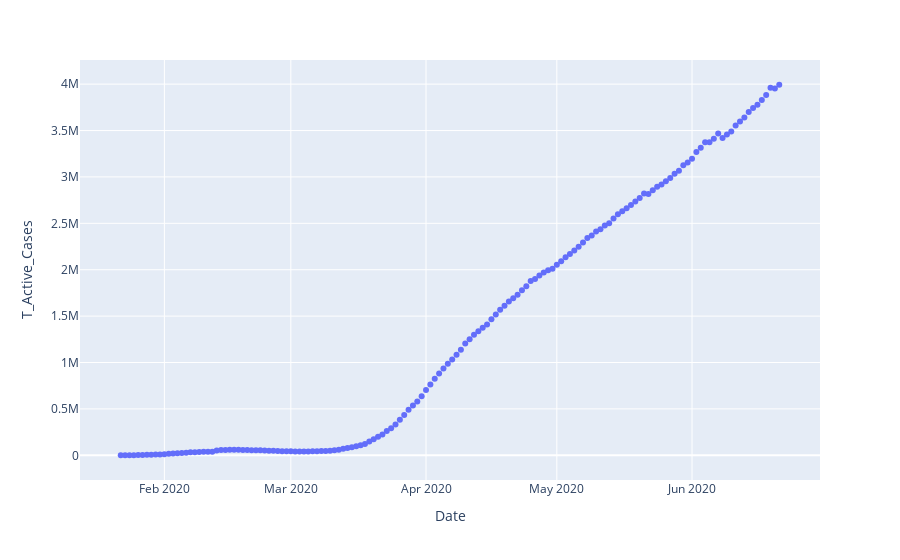

This figure's notebook cell:
### Code cell
######USING PLOT EXPRESS
px.scatter(df,x='Date',y='T_Active_Cases')

### Figure 1 — Plotly figure (JSON) as saved in the notebook; plotly's stock layout.template omitted (floating-point values rounded to 4 significant figures; data arrays with more than 128 entries replaced by an {"elided": "..."} marker saying what was removed)
{"data": [{"hovertemplate": "Date=%{x}<br>T_Active_Cases=%{y}<extra></extra>", "legendgroup": "", "marker": {"color": "#636efa", "symbol": "circle"}, "mode": "markers", "name": "", "orientation": "v", "showlegend": false, "type": "scatter", "x": {"elided": "152 str values"}, "xaxis": "x", "y": {"elided": "152 int values"}, "yaxis": "y"}], "layout": {"legend": {"tracegroupgap": 0}, "margin": {"t": 60}, "xaxis": {"anchor": "y", "domain": [0, 1], "title": {"text": "Date"}}, "yaxis": {"anchor": "x", "domain": [0, 1], "title": {"text": "T_Active_Cases"}}}}
